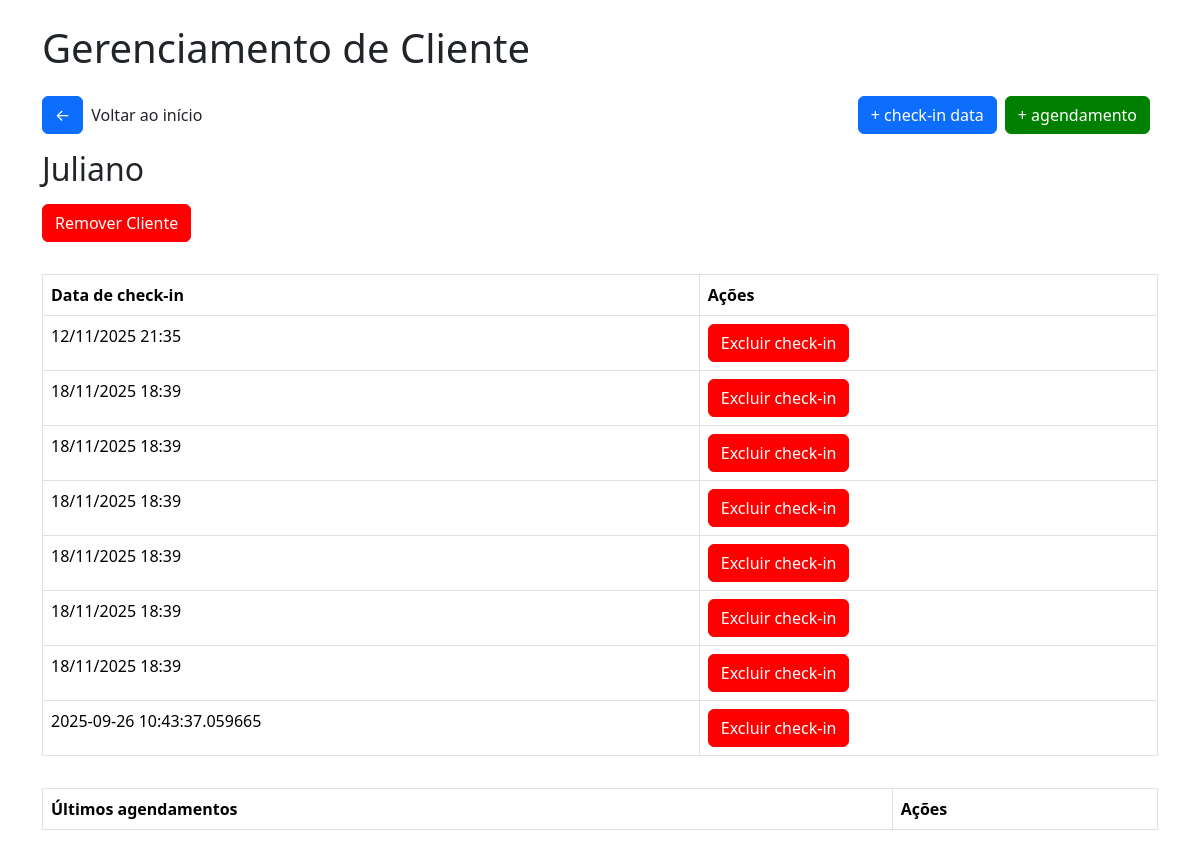
Page /clientedetox/2 on the committed database.
### tables this page shows
CREATE TABLE cliente_detox (
        id INTEGER PRIMARY KEY AUTOINCREMENT,
        nome TEXT NOT NULL,
        status BOOLEAN DEFAULT FALSE,
        checkins INTEGER DEFAULT 0
    );

CREATE TABLE checkin_detox (
        id INTEGER PRIMARY KEY AUTOINCREMENT,
        cliente_id INTEGER,
        data DATETIME,
        FOREIGN KEY(cliente_id) REFERENCES clientes(id)
    );

### app/views/detox.py (the view)
@app.route('/clientedetox/<int:cliente_id>')
def cliente_detox(cliente_id):
    conn = get_db_connection()
    cliente = conn.execute("SELECT * FROM cliente_detox WHERE id = ?", (cliente_id,)).fetchone()
    checkins = conn.execute("SELECT * FROM checkin_detox WHERE cliente_id = ? ORDER BY data ASC", (cliente_id,))
    agendamentos = conn.execute("SELECT * FROM historico_agendamento_detox WHERE cliente_id = ? ORDER BY data ASC", (cliente_id,))
    return render_template('detox/cliente_detox.html', cliente=cliente, checkins=checkins, agendamentos=agendamentos)

### app/model/model.py (called while the page is built)
def get_db_connection():
    conn = sqlite3.connect('checkins.db')
    conn.row_factory = sqlite3.Row
    return conn

### app/templates/detox/cliente_detox.html (shortened to what this page needs)
<!DOCTYPE html>
<html lang="pt-br">
<head>
    <link href="https://cdn.jsdelivr.net/npm/bootstrap@5.3.2/dist/css/bootstrap.min.css" rel="stylesheet">
    <link rel="stylesheet" href="{{url_for('static', filename='css/style.css')}}">
    <link rel="stylesheet" href="{{url_for('static', filename='css/modal.css')}}">
</head>
<body>
    <div class="container">
        <h1 class="mb-4">
            Gerenciamento de Cliente
        </h1>
        <div class="box-btn-home">
            <div class="box"><a href="/detox" class="btn btn-primary btn-home">&#x2190</a>
            <p>Voltar ao início</p></div>
            <div class="box">
                <a href="/adcheckindatadetox/{{cliente.id}}" class="btn btn-primary btn-home">+ check-in data</a>
                <a href="/adicionaragendamentodetox/{{cliente.id}}" class="btn btn-primary btn-home green">+ agendamento</a>
            </div>
        </div>
        <h2 class="mb-3">
            {{cliente.nome}}
        </h2>
        <button class="btn btn-primary btn-remover" id="openModal">Remover Cliente</button>
        <table class="table table-bordered table-checkin">
            <thead>
                <tr>
                <th>Data de check-in</th>
                <th>Ações</th>
                </tr>
            </thead>
            <tbody>
                {% for checkin in checkins %}
                <tr>
                <td>{{ checkin.data }}</td>
                <td><a href="/excluircheckindetox/{{checkin.id}}" class="btn btn-primary btn-remover excludecheckin">Excluir check-in</a></td>
                </tr>
                {% endfor %}
            </tbody>
        </table>
        <table class="table table-bordered table-checkin">
            <thead>
                <tr>
                <th>Últimos agendamentos</th>
                <th>Ações</th>
                </tr>
            </thead>
        </table>
</body>
</html>

### app/static/css/style.css (style rules this page uses)
body { padding: 24px; }
a { text-decoration: none; }
.btn-remover { background-color: red; border-color: red; }
.btn-home { margin-bottom: 16px; margin-right: 8px; }
.box-btn-home { width: 100%; display: flex; justify-content: space-between; align-items: center; }
.box-btn-home .box { display: flex; justify-content: center; align-items: center; }
.table-checkin { margin-top: 32px; }
.excludecheckin { color: white; }
.green { background-color: green; border-color:green; }

### rows in the picture
cliente_detox: nome "Juliano"
checkin_detox: data "12/11/2025 21:35"
checkin_detox: data "18/11/2025 18:39"
checkin_detox: data "18/11/2025 18:39"
checkin_detox: data "18/11/2025 18:39"
checkin_detox: data "18/11/2025 18:39"
checkin_detox: data "18/11/2025 18:39"
checkin_detox: data "18/11/2025 18:39"
checkin_detox: data "2025-09-26 10:43:37.059665"
